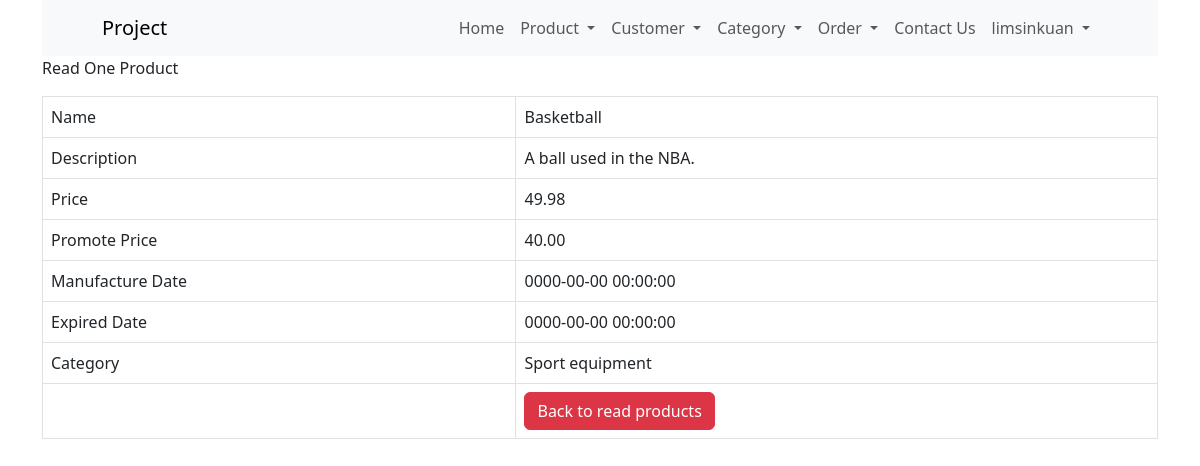
Before: /product_read_one.php?id=1 (signed in) with the older database file.
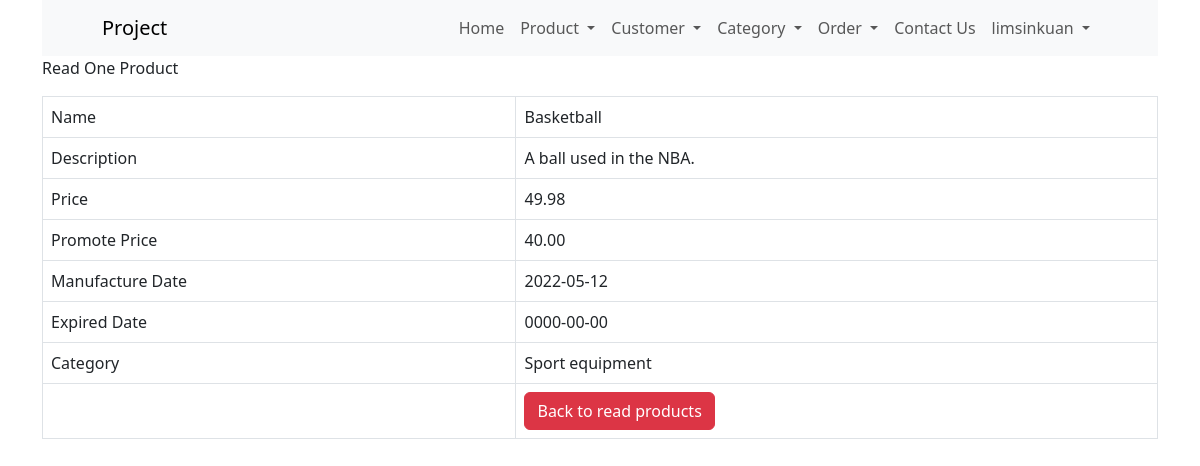
After: the same page with the newer database file.
### tables this page shows
CREATE TABLE `products` (
  `id` int(11) NOT NULL,
  `name` varchar(128) NOT NULL,
  `category_id` int(11) NOT NULL,
  `description` text NOT NULL,
  `price` double NOT NULL,
  `promote_price` float NOT NULL,
  `manufacture_date` date NOT NULL,
  `expired_date` date NOT NULL,
  `created` datetime NOT NULL,
  `modified` timestamp NOT NULL DEFAULT current_timestamp() ON UPDATE current_timestamp()
);

CREATE TABLE `category` (
  `category_id` int(11) NOT NULL,
  `category_name` varchar(20) NOT NULL,
  `description` text NOT NULL
);

### product_read_one.php (the view, shortened to what this page needs)
<!DOCTYPE HTML>
<html>
<head>
    <link href="https://cdn.jsdelivr.net/npm/bootstrap@5.3.0/dist/css/bootstrap.min.css" rel="stylesheet">
</head>
<body>
    <div class="container">
        <?php
        include 'menu/menu.php';
        ?>
        <div>
            <p>Read One Product</>
        </div>
        <?php
        $id = isset($_GET['id']) ? $_GET['id'] : die('ERROR: Record ID not found.');
        include 'config/database.php';
        try {
            $query = "SELECT products.id, products.name, products.description, products.price, products.promote_price, products.manufacture_date, products.expired_date, category.category_name FROM products INNER JOIN category ON products.category_id = category.category_id  WHERE products.id = :id ";
            $stmt = $con->prepare($query);
            $stmt->bindParam(":id", $id);
            $stmt->execute();
            $row = $stmt->fetch(PDO::FETCH_ASSOC);
            $name = $row['name'];
            $description = $row['description'];
            $price = $row['price'];
            $decimalprice = number_format((float)$price, 2, '.', '');
            $promote_price = $row['promote_price'];
            $decimalpromote = number_format((float)$promote_price, 2, '.', '');
            $manuDate = $row['manufacture_date'];
            $expireDate = $row['expired_date'];
            $category = $row['category_name'];
        }
        catch (PDOException $exception) {
            die('ERROR: ' . $exception->getMessage());
        }
        ?>
        <table class='table table-hover table-responsive table-bordered'>
            <tr>
                <td>Name</td>
                <td><?php echo htmlspecialchars($name, ENT_QUOTES);  ?></td>
            </tr>
            <tr>
                <td>Description</td>
                <td><?php echo htmlspecialchars($description, ENT_QUOTES);  ?></td>
            </tr>
            <tr>
                <td>Price</td>
                <td><?php echo htmlspecialchars($decimalprice, ENT_QUOTES);  ?></td>
            </tr>
            <tr>
                <td>Promote Price</td>
                <td><?php echo htmlspecialchars($decimalpromote, ENT_QUOTES);  ?></td>
            </tr>
            <tr>
                <td>Manufacture Date</td>
                <td><?php echo htmlspecialchars($manuDate, ENT_QUOTES);  ?></td>
            </tr>
            <tr>
                <td>Expired Date</td>
                <td><?php echo htmlspecialchars($expireDate, ENT_QUOTES);  ?></td>
            </tr>
            <tr>
                <td>Category</td>
                <td><?php echo htmlspecialchars($category, ENT_QUOTES);  ?></td>
            </tr>
            <tr>
                <td></td>
                <td>
                    <a href='product_read.php' class='btn btn-danger'>Back to read products</a>
                </td>
            </tr>
        </table>
    </div>
</body>
</html>

Changed rows visible on the page:
changed products "Basketball": manufacture_date "0000-00-00 00:00:00" → "2022-05-12"; expired_date "0000-00-00 00:00:00" → "0000-00-00"
